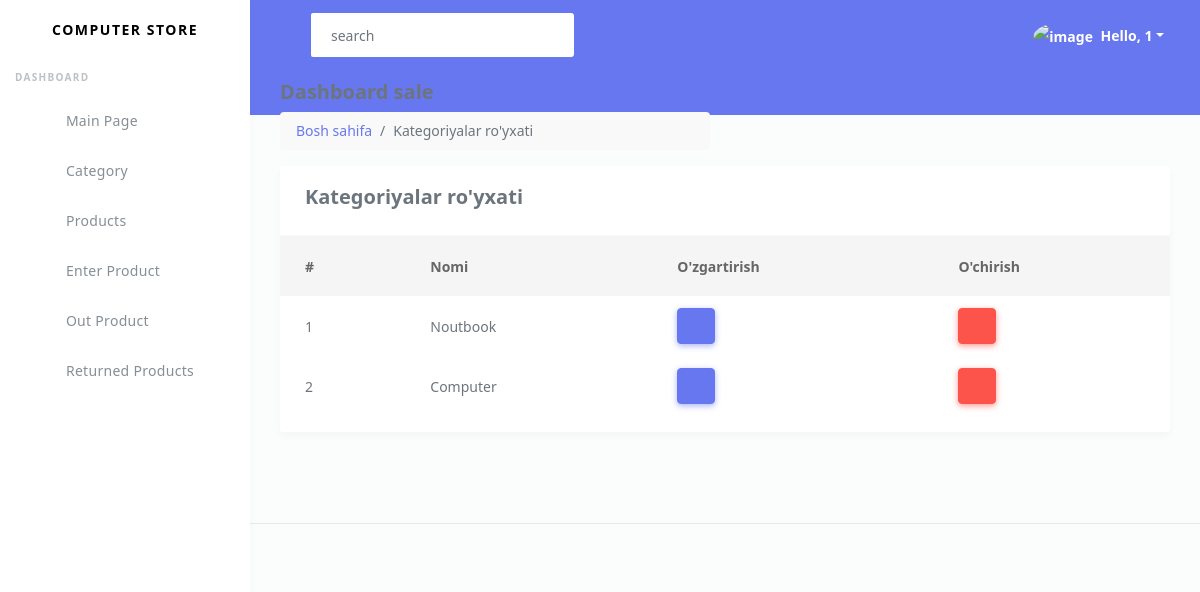
The page /category-list (signed in) on the database as committed earlier.
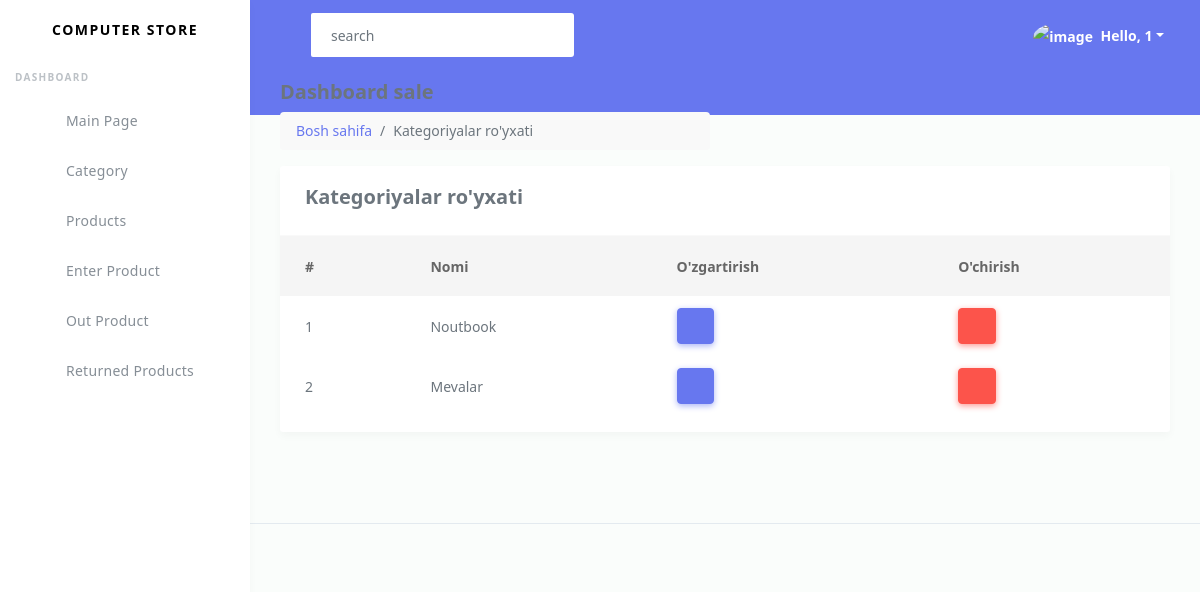
The same page on the database as committed later.
### computer_store/models.py (models this page shows, shortened)
class Category(models.Model):
    name = models.CharField(max_length=100)

### computer_store/views.py (the view)
# urls.py: path('category-list', views.category_list, name='category_list'),
@login_required(login_url='log_in')
def category_list(request):
    categories = models.Category.objects.all()
    context = {
        'categories': categories,
    }
    return render(request, 'category/list.html', context)

### templates/category/list.html (shortened to what this page needs)
{% extends "base.html" %}
{% block content %}
        <div class="page-header">
            <div class="page-block">
                <div class="row align-items-center">
                    <div class="col-md-6">
                        <div class="page-header-title">
                            <h5 class="m-b-10">Dashboard sale</h5>
                        </div>
                        <ul class="breadcrumb">
                            <li class="breadcrumb-item"><a href="index.html">Bosh sahifa</a></li>
                            <li class="breadcrumb-item">Kategoriyalar ro'yxati</li>
                        </ul>
                    </div>
                </div>
            </div>
        </div>
        <div class="row">
            <div class="col">
                <div class="card">
                    <div class="card-header">
                        <h5>Kategoriyalar ro'yxati</h5>
                    </div>
                    <div class="card-block">
                        <div class="table-responsive">
                            <table class="table table-hover">
                                <thead>
                                <tr>
                                    <th>#</th>
                                    <th>Nomi</th>
                                    <th>O'zgartirish</th>
                                    <th>O'chirish</th>
                                </tr>
                                </thead>
                                <tbody>
                                {% for category in categories %}
                                <tr>
                                    <td>{{ forloop.counter }}</td>
                                    <td>{{ category.name }}</td>
                                    <td>
                                        <a href="{% url 'category_update' category.id %}" class="btn btn-primary" data-toggle="modal" data-target="#exampleModal{{ category.id }}">
                                            <i class="fa fa-edit"></i>
                                        </a>
                                    </td>
                                    <td>
                                        <button type="button" class="btn btn-danger" data-toggle="modal" data-target="#deleteModal{{ category.id }}">
                                            <i class="fa fa-trash"></i>
                                        </button>
                                    </td>
                                </tr>
                                {% endfor %}
                                </tbody>
                            </table>
                        </div>
                    </div>
                </div>
            </div>
        </div>
    </div>
</div>
{% endblock %}

Rows that differ between the two databases and show on the page:
removed Category: name "Computer"
added Category: name "Mevalar"
